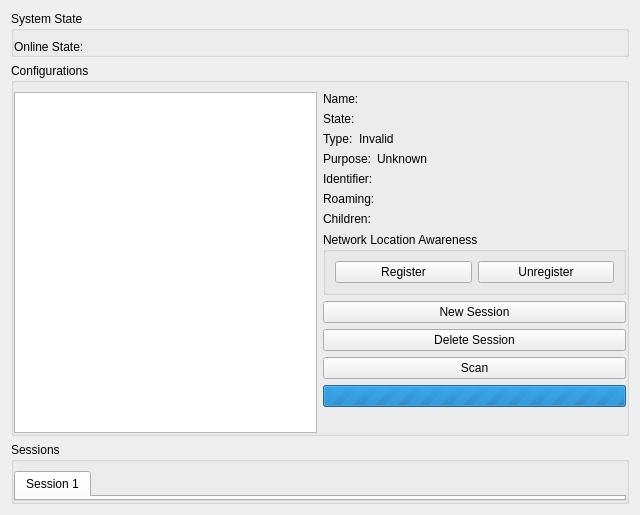
<?xml version="1.0" encoding="UTF-8"?>
<ui version="4.0">
 <class>BearerMonitor</class>
 <widget class="QWidget" name="BearerMonitor">
  <property name="geometry">
   <rect>
    <x>0</x>
    <y>0</y>
    <width>640</width>
    <height>515</height>
   </rect>
  </property>
  <property name="windowTitle">
   <string>BearerMonitor</string>
  </property>
  <layout class="QGridLayout" name="gridLayout">
   <item row="0" column="0">
    <widget class="QGroupBox" name="systemState">
     <property name="title">
      <string>System State</string>
     </property>
     <property name="flat">
      <bool>true</bool>
     </property>
     <layout class="QVBoxLayout" name="verticalLayout_4">
      <property name="leftMargin">
       <number>0</number>
      </property>
      <property name="rightMargin">
       <number>0</number>
      </property>
      <property name="bottomMargin">
       <number>0</number>
      </property>
      <item>
       <layout class="QHBoxLayout" name="onlineStateLayout">
        <item>
         <widget class="QLabel" name="onlineStateLabel">
          <property name="text">
           <string>Online State:</string>
          </property>
         </widget>
        </item>
        <item>
         <widget class="QLabel" name="onlineState">
          <property name="sizePolicy">
           <sizepolicy hsizetype="MinimumExpanding" vsizetype="Preferred">
            <horstretch>0</horstretch>
            <verstretch>0</verstretch>
           </sizepolicy>
          </property>
          <property name="text">
           <string/>
          </property>
         </widget>
        </item>
       </layout>
      </item>
     </layout>
    </widget>
   </item>
   <item row="1" column="0">
    <widget class="QGroupBox" name="groupBox">
     <property name="title">
      <string>Configurations</string>
     </property>
     <property name="flat">
      <bool>true</bool>
     </property>
     <layout class="QHBoxLayout" name="horizontalLayout_9">
      <property name="leftMargin">
       <number>0</number>
      </property>
      <property name="rightMargin">
       <number>0</number>
      </property>
      <property name="bottomMargin">
       <number>0</number>
      </property>
      <item>
       <widget class="QTreeWidget" name="treeWidget">
        <attribute name="headerVisible">
         <bool>false</bool>
        </attribute>
        <column>
         <property name="text">
          <string>1</string>
         </property>
        </column>
       </widget>
      </item>
      <item>
       <layout class="QVBoxLayout" name="verticalLayout">
        <item>
         <layout class="QHBoxLayout" name="configurationNameLayout">
          <item>
           <widget class="QLabel" name="configurationNameLabel">
            <property name="text">
             <string>Name:</string>
            </property>
           </widget>
          </item>
          <item>
           <widget class="QLabel" name="configurationName">
            <property name="sizePolicy">
             <sizepolicy hsizetype="MinimumExpanding" vsizetype="Preferred">
              <horstretch>0</horstretch>
              <verstretch>0</verstretch>
             </sizepolicy>
            </property>
            <property name="text">
             <string/>
            </property>
           </widget>
          </item>
         </layout>
        </item>
        <item>
         <layout class="QHBoxLayout" name="configurationStateLayout">
          <item>
           <widget class="QLabel" name="configurationStateLabel">
            <property name="text">
             <string>State:</string>
            </property>
           </widget>
          </item>
          <item>
           <widget class="QLabel" name="configurationState">
            <property name="sizePolicy">
             <sizepolicy hsizetype="MinimumExpanding" vsizetype="Preferred">
              <horstretch>0</horstretch>
              <verstretch>0</verstretch>
             </sizepolicy>
            </property>
            <property name="text">
             <string/>
            </property>
           </widget>
          </item>
         </layout>
        </item>
        <item>
         <layout class="QHBoxLayout" name="configurationTypeLayout">
          <item>
           <widget class="QLabel" name="configurationTypeLabel">
            <property name="text">
             <string>Type:</string>
            </property>
           </widget>
          </item>
          <item>
           <widget class="QLabel" name="configurationType">
            <property name="sizePolicy">
             <sizepolicy hsizetype="MinimumExpanding" vsizetype="Preferred">
              <horstretch>0</horstretch>
              <verstretch>0</verstretch>
             </sizepolicy>
            </property>
            <property name="text">
             <string>Invalid</string>
            </property>
           </widget>
          </item>
         </layout>
        </item>
        <item>
         <layout class="QHBoxLayout" name="configurationPurposeLayout">
          <item>
           <widget class="QLabel" name="configurationPurposeLabel">
            <property name="text">
             <string>Purpose:</string>
            </property>
           </widget>
          </item>
          <item>
           <widget class="QLabel" name="configurationPurpose">
            <property name="sizePolicy">
             <sizepolicy hsizetype="MinimumExpanding" vsizetype="Preferred">
              <horstretch>0</horstretch>
              <verstretch>0</verstretch>
             </sizepolicy>
            </property>
            <property name="text">
             <string>Unknown</string>
            </property>
           </widget>
          </item>
         </layout>
        </item>
        <item>
         <layout class="QHBoxLayout" name="configurationIdentifierLayout">
          <item>
           <widget class="QLabel" name="configurationIdentifierLabel">
            <property name="text">
             <string>Identifier:</string>
            </property>
           </widget>
          </item>
          <item>
           <widget class="QLabel" name="configurationIdentifier">
            <property name="sizePolicy">
             <sizepolicy hsizetype="MinimumExpanding" vsizetype="Preferred">
              <horstretch>0</horstretch>
              <verstretch>0</verstretch>
             </sizepolicy>
            </property>
            <property name="text">
             <string/>
            </property>
           </widget>
          </item>
         </layout>
        </item>
        <item>
         <layout class="QHBoxLayout" name="configurationRoamingLayout">
          <item>
           <widget class="QLabel" name="configurationRoamingLabel">
            <property name="text">
             <string>Roaming:</string>
            </property>
           </widget>
          </item>
          <item>
           <widget class="QLabel" name="configurationRoaming">
            <property name="sizePolicy">
             <sizepolicy hsizetype="MinimumExpanding" vsizetype="Preferred">
              <horstretch>0</horstretch>
              <verstretch>0</verstretch>
             </sizepolicy>
            </property>
            <property name="text">
             <string/>
            </property>
           </widget>
          </item>
         </layout>
        </item>
        <item>
         <layout class="QHBoxLayout" name="configurationChildrenLayout">
          <item>
           <widget class="QLabel" name="configurationChildrenLabel">
            <property name="text">
             <string>Children:</string>
            </property>
           </widget>
          </item>
          <item>
           <widget class="QLabel" name="configurationChildren">
            <property name="sizePolicy">
             <sizepolicy hsizetype="MinimumExpanding" vsizetype="Preferred">
              <horstretch>0</horstretch>
              <verstretch>0</verstretch>
             </sizepolicy>
            </property>
            <property name="text">
             <string/>
            </property>
           </widget>
          </item>
         </layout>
        </item>
        <item>
         <widget class="QGroupBox" name="nlaGroup">
          <property name="title">
           <string>Network Location Awareness</string>
          </property>
          <layout class="QHBoxLayout" name="horizontalLayout">
           <item>
            <widget class="QPushButton" name="registerButton">
             <property name="text">
              <string>Register</string>
             </property>
            </widget>
           </item>
           <item>
            <widget class="QPushButton" name="unregisterButton">
             <property name="text">
              <string>Unregister</string>
             </property>
            </widget>
           </item>
          </layout>
         </widget>
        </item>
        <item>
         <widget class="QPushButton" name="newSessionButton">
          <property name="text">
           <string>New Session</string>
          </property>
         </widget>
        </item>
        <item>
         <widget class="QPushButton" name="deleteSessionButton">
          <property name="text">
           <string>Delete Session</string>
          </property>
         </widget>
        </item>
        <item>
         <widget class="QPushButton" name="scanButton">
          <property name="text">
           <string>Scan</string>
          </property>
         </widget>
        </item>
        <item>
         <widget class="QProgressBar" name="progressBar">
          <property name="maximum">
           <number>0</number>
          </property>
          <property name="value">
           <number>-1</number>
          </property>
          <property name="textVisible">
           <bool>false</bool>
          </property>
          <property name="invertedAppearance">
           <bool>false</bool>
          </property>
          <property name="format">
           <string>%p%</string>
          </property>
         </widget>
        </item>
        <item>
         <spacer name="verticalSpacer">
          <property name="orientation">
           <enum>Qt::Vertical</enum>
          </property>
          <property name="sizeHint" stdset="0">
           <size>
            <width>20</width>
            <height>40</height>
           </size>
          </property>
         </spacer>
        </item>
       </layout>
      </item>
     </layout>
    </widget>
   </item>
   <item row="2" column="0">
    <widget class="QGroupBox" name="sessionGroup">
     <property name="title">
      <string>Sessions</string>
     </property>
     <property name="flat">
      <bool>true</bool>
     </property>
     <layout class="QVBoxLayout" name="verticalLayout_3">
      <property name="leftMargin">
       <number>0</number>
      </property>
      <property name="rightMargin">
       <number>0</number>
      </property>
      <property name="bottomMargin">
       <number>0</number>
      </property>
      <item>
       <widget class="QTabWidget" name="tabWidget">
        <property name="sizePolicy">
         <sizepolicy hsizetype="Expanding" vsizetype="Preferred">
          <horstretch>0</horstretch>
          <verstretch>0</verstretch>
         </sizepolicy>
        </property>
        <property name="currentIndex">
         <number>0</number>
        </property>
        <widget class="QWidget" name="tab">
         <attribute name="title">
          <string>Session 1</string>
         </attribute>
        </widget>
       </widget>
      </item>
     </layout>
    </widget>
   </item>
  </layout>
 </widget>
 <resources/>
 <connections/>
</ui>
